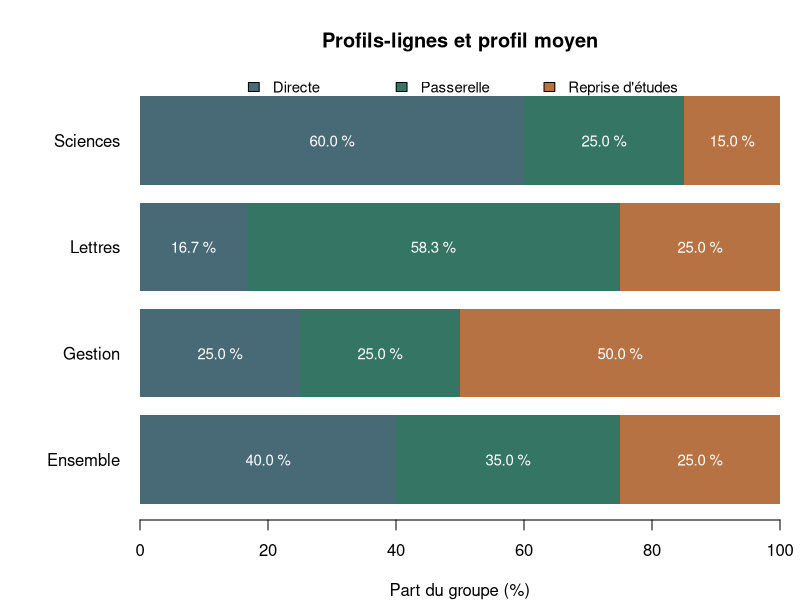
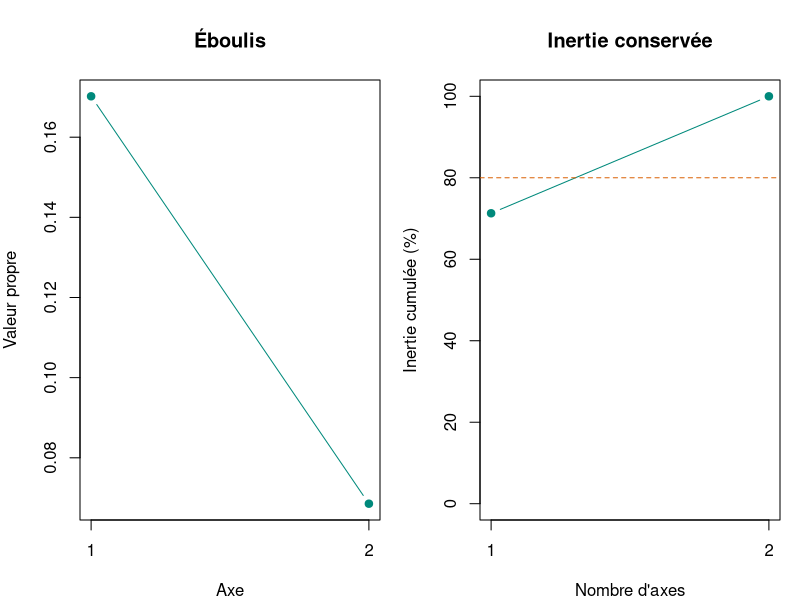
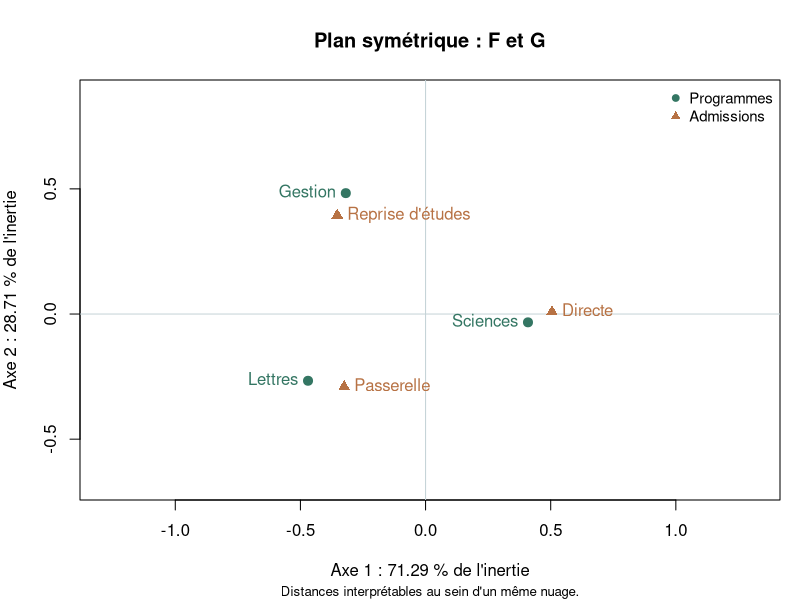
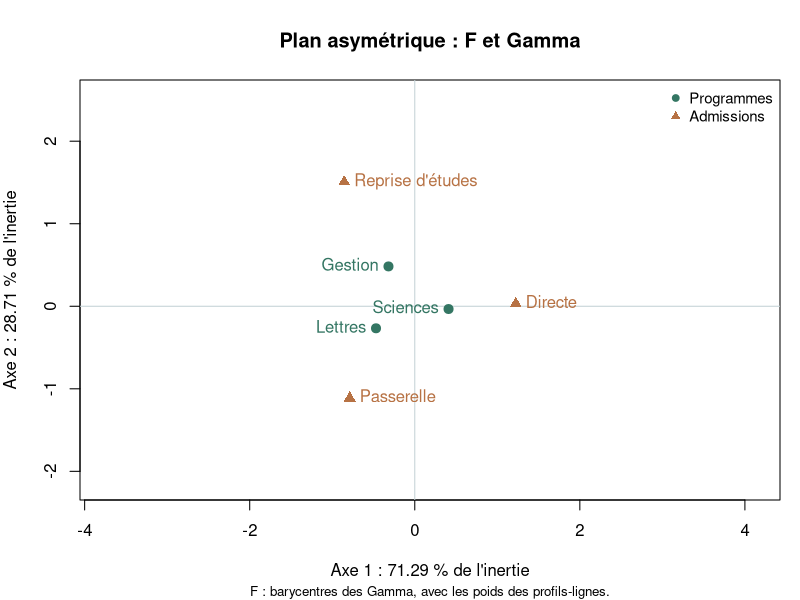
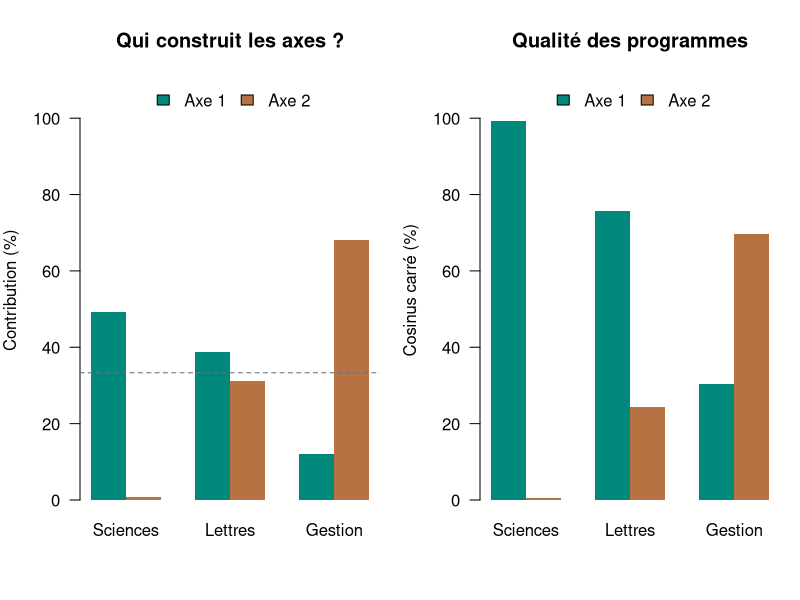

These charts were generated, in order, by the following R code:
# Analyse factorielle des correspondances (AFC) — STT-2200
#
# Correspondance avec les notations du cours :
# N = effectifs, P = frequences, r/c = masses_lignes/masses_colonnes,
# S = residus_standardises, sigma = valeurs_singulieres,
# lambda = valeurs_propres, F/G = coord_lignes/coord_colonnes,
# Coordonnées standard : Phi/Gamma = standard_lignes/standard_colonnes.


# 0. FONCTIONS DE CALCUL ----------------------------------------------------

calculer_afc <- function(effectifs, tolerance = 1e-12) {
  effectifs <- as.matrix(effectifs)

  totaux_lignes <- rowSums(effectifs)
  totaux_colonnes <- colSums(effectifs)
  if (is.null(rownames(effectifs))) {
    rownames(effectifs) <- paste0("ligne_", seq_len(nrow(effectifs)))
  }
  if (is.null(colnames(effectifs))) {
    colnames(effectifs) <- paste0("colonne_", seq_len(ncol(effectifs)))
  }

  n <- sum(effectifs)
  frequences <- effectifs / n
  masses_lignes <- rowSums(frequences)
  masses_colonnes <- colSums(frequences)
  profils_lignes <- sweep(frequences, 1, masses_lignes, "/")
  # Les profils-colonnes restent rangés en colonnes : chacune somme à 1.
  profils_colonnes <- sweep(frequences, 2, masses_colonnes, "/")
  independance <- outer(masses_lignes, masses_colonnes)
  attendus <- n * independance
  residus_standardises <- (frequences - independance) / sqrt(independance)
  inertie_totale <- sum(residus_standardises^2)
  chi_deux <- sum((effectifs - attendus)^2 / attendus)

  # S = U D V^t. Les valeurs singulières numériquement nulles sont exclues.
  decomposition <- svd(residus_standardises)
  axes <- which(decomposition$d > tolerance)
  valeurs_singulieres <- decomposition$d[axes]
  valeurs_propres <- valeurs_singulieres^2
  vecteurs_lignes <- decomposition$u[, axes, drop = FALSE]
  vecteurs_colonnes <- decomposition$v[, axes, drop = FALSE]
  # Même orientation que les figures du chapitre : plus grand |U_ik| positif.
  # Le signe est arbitraire, mais doit changer dans les deux nuages ensemble.
  for (k in seq_along(axes)) {
    ancre <- which.max(abs(vecteurs_lignes[, k]))
    signe <- sign(vecteurs_lignes[ancre, k])
    vecteurs_lignes[, k] <- signe * vecteurs_lignes[, k]
    vecteurs_colonnes[, k] <- signe * vecteurs_colonnes[, k]
  }
  standard_lignes <- sweep(vecteurs_lignes, 1, sqrt(masses_lignes), "/")
  standard_colonnes <- sweep(
    vecteurs_colonnes, 1, sqrt(masses_colonnes), "/"
  )
  noms_axes <- if (length(axes)) {
    paste0("axe_", seq_along(axes))
  } else {
    character()
  }
  dimnames(standard_lignes) <- list(rownames(effectifs), noms_axes)
  dimnames(standard_colonnes) <- list(colnames(effectifs), noms_axes)
  coord_lignes <- sweep(standard_lignes, 2, valeurs_singulieres, "*")
  coord_colonnes <- sweep(standard_colonnes, 2, valeurs_singulieres, "*")

  # Distances au carré au profil moyen, calculées avant toute projection.
  ecarts_lignes <- sweep(profils_lignes, 2, masses_colonnes, "-")
  ecarts_colonnes <- sweep(profils_colonnes, 1, masses_lignes, "-")
  distance2_lignes <- rowSums(
    sweep(ecarts_lignes^2, 2, masses_colonnes, "/")
  )
  distance2_colonnes <- colSums(
    sweep(ecarts_colonnes^2, 1, masses_lignes, "/")
  )
  # ctr_ik = r_i F_ik^2 / lambda_k = r_i Phi_ik^2.
  contributions_lignes <- sweep(standard_lignes^2, 1, masses_lignes, "*")
  contributions_colonnes <- sweep(
    standard_colonnes^2, 1, masses_colonnes, "*"
  )
  qualite <- function(coordonnees, distance2) {
    resultat <- matrix(
      NA_real_, nrow(coordonnees), ncol(coordonnees),
      dimnames = dimnames(coordonnees)
    )
    hors_centre <- distance2 > tolerance^2
    resultat[hors_centre, ] <- sweep(
      coordonnees[hors_centre, , drop = FALSE]^2,
      1, distance2[hors_centre], "/"
    )
    # Au centre, cos² = 0/0 : conserver NA, plutôt que simuler une qualité.
    resultat
  }

  list(
    effectifs = effectifs, n = n, frequences = frequences,
    masses_lignes = masses_lignes, masses_colonnes = masses_colonnes,
    profils_lignes = profils_lignes, profils_colonnes = profils_colonnes,
    independance = independance, attendus = attendus,
    residus_standardises = residus_standardises,
    inertie_totale = inertie_totale, chi_deux = chi_deux,
    rang = length(axes), valeurs_singulieres = valeurs_singulieres,
    valeurs_propres = valeurs_propres,
    coord_lignes = coord_lignes, coord_colonnes = coord_colonnes,
    standard_lignes = standard_lignes, standard_colonnes = standard_colonnes,
    distance2_lignes = distance2_lignes,
    distance2_colonnes = distance2_colonnes,
    contributions_lignes = contributions_lignes,
    contributions_colonnes = contributions_colonnes,
    cos2_lignes = qualite(coord_lignes, distance2_lignes),
    cos2_colonnes = qualite(coord_colonnes, distance2_colonnes)
  )
}

choisir_axes_afc <- function(afc, seuil = 0.80) {
  stopifnot(length(seuil) == 1L, is.finite(seuil), seuil > 0, seuil <= 1)
  if (afc$rang == 0L) return(0L)
  cumul <- cumsum(afc$valeurs_propres) / sum(afc$valeurs_propres)
  which(cumul >= seuil - 10 * .Machine$double.eps)[1]
}

projeter_profils_afc <- function(afc, profils) {
  if (is.null(dim(profils))) profils <- rbind(supplementaire = profils)
  profils <- as.matrix(profils)
  categories <- colnames(afc$effectifs)
  if (!is.numeric(profils) || any(!is.finite(profils)) || any(profils < 0)) {
    stop("Les profils doivent être numériques, finis et non négatifs.")
  }
  if (is.null(colnames(profils)) || anyDuplicated(colnames(profils)) ||
        !setequal(colnames(profils), categories)) {
    stop("Nommer les colonnes avec exactement les catégories du tableau.")
  }
  if (any(abs(rowSums(profils) - 1) > 1e-10)) {
    stop("Chaque profil supplémentaire doit sommer à 1.")
  }
  # Aligner par noms, même si l'utilisateur a fourni un ordre différent.
  profils[, categories, drop = FALSE] %*% afc$standard_colonnes
}

proches <- function(x, y, tolerance = 1e-9) {
  identical(dim(x), dim(y)) && length(x) == length(y) &&
    all(abs(x - y) < tolerance)
}


# 1. TABLEAU DE CONTINGENCE ET PROFILS -------------------------------------

effectifs <- matrix(
  c(60, 25, 15, 10, 35, 15, 10, 10, 20), nrow = 3, byrow = TRUE,
  dimnames = list(
    programme = c("Sciences", "Lettres", "Gestion"),
    admission = c("Directe", "Passerelle", "Reprise d'études")
  )
)
afc <- calculer_afc(effectifs)
cat("\n1. Exemple : programme et type d'admission\n")
print(addmargins(effectifs))
cat("Profils-lignes (%) : répartition des admissions dans un programme\n")
print(round(100 * afc$profils_lignes, 2))
cat("Profils-colonnes (%) : programmes pour un type d'admission\n")
print(round(100 * afc$profils_colonnes, 2))
cat("Masses des programmes, puis des admissions :\n")
print(afc$masses_lignes)
print(afc$masses_colonnes)

# Les centres sont des moyennes pondérées, pas des moyennes simples.
profil_moyen_lignes <- drop(
  afc$masses_lignes %*% afc$profils_lignes
)
profil_moyen_colonnes <- drop(
  afc$profils_colonnes %*% afc$masses_colonnes
)


# 2. INDÉPENDANCE ET ASSOCIATIONS ------------------------------------------

cat("\n2. Effectifs attendus sous l'indépendance\n")
print(afc$attendus)
rapports <- effectifs / afc$attendus
cat("Rapports observé / attendu : > 1 surreprésenté, < 1 sous-représenté\n")
print(round(rapports, 3))
# Sciences / Directe : 60 / 40 = 1,5.
# Sciences / Reprise d'études : 15 / 25 = 0,6.
# Gestion / Reprise d'études : 20 / 10 = 2.
# Une association se mesure par rapport aux marges, pas par un effectif seul.


# 3. DISTANCE DU CHI-DEUX ET INERTIE ----------------------------------------

# dist() est euclidienne : diviser d'abord chaque composante du profil par
# la racine de sa masse permet d'obtenir la distance du chi-deux.
distance2_lignes <- as.matrix(dist(sweep(
  afc$profils_lignes, 2, sqrt(afc$masses_colonnes), "/"
)))^2
distance2_colonnes <- as.matrix(dist(t(sweep(
  afc$profils_colonnes, 1, sqrt(afc$masses_lignes), "/"
))))^2
cat("\n3. Distances du chi-deux au carré entre programmes\n")
print(round(distance2_lignes, 5))
cat("Même écart de proportion, poids différents :\n")
print(c(directe = 0.10^2 / 0.40, reprise = 0.10^2 / 0.25))

inertie_lignes <- sum(afc$masses_lignes * afc$distance2_lignes)
inertie_colonnes <- sum(afc$masses_colonnes * afc$distance2_colonnes)
print(c(
  chi_deux = afc$chi_deux, chi_deux_sur_n = afc$chi_deux / afc$n,
  inertie_lignes = inertie_lignes, inertie_colonnes = inertie_colonnes
))

# Les deux nuages décrivent la même inertie. Ne pas les additionner.
# L'AFC est descriptive : aucune valeur p n'est interprétée ici.


# 4. MATRICE STANDARDISÉE ET CHOIX DES AXES ---------------------------------

cat("\n4. Matrice S des écarts standardisés à l'indépendance\n")
print(round(afc$residus_standardises, 5))
inerties <- data.frame(
  axe = seq_len(afc$rang), valeur_propre = afc$valeurs_propres,
  pourcentage = 100 * afc$valeurs_propres / afc$inertie_totale,
  cumul = 100 * cumsum(afc$valeurs_propres) / afc$inertie_totale
)
print(inerties, row.names = FALSE, digits = 6)
q_80 <- choisir_axes_afc(afc, seuil = 0.80)
cat("Nombre d'axes pour au moins 80 % de l'inertie :", q_80, "\n")

# Un tableau 3 x 3 possède au plus deux axes non triviaux.
# Le plan restitue ici 100 % de l'inertie, pas une association parfaite.
# La règle de Kaiser (valeur propre > 1) de l'ACP normée ne s'applique pas.
# Ne pas appeler scale(effectifs) avant l'AFC : les masses font la pondération.


# 5. COORDONNÉES ET GÉOMÉTRIE ----------------------------------------------

cat("\n5. Coordonnées principales F (programmes) et G (admissions)\n")
print(round(afc$coord_lignes, 5))
print(round(afc$coord_colonnes, 5))
cat("Coordonnées standard Gamma des admissions :\n")
print(round(afc$standard_colonnes, 5))

# Les transitions sont des barycentres entre coordonnées principales d'un
# nuage et coordonnées standard de l'autre, pas entre F et G directement.
barycentres_lignes <- afc$profils_lignes %*% afc$standard_colonnes
barycentres_colonnes <- t(afc$profils_colonnes) %*% afc$standard_lignes

cat("Barycentre de Sciences sur l'axe 1 :\n")
print(sum(
  afc$profils_lignes["Sciences", ] * afc$standard_colonnes[, 1]
))

# Avec tous les axes, somme_k F_ik G_jk / sigma_k = p_ij / (r_i c_j) - 1.
association_reconstruite <- tcrossprod(
  afc$coord_lignes, afc$standard_colonnes
)
# La distance entre un programme et une admission ne mesure pas leur
# association, même sur ce plan complet. Revenir aux rapports observé/attendu.


# 6. CONTRIBUTIONS ET COSINUS CARRÉS ---------------------------------------

diagnostics_lignes <- data.frame(
  programme = rownames(effectifs), masse = afc$masses_lignes,
  contribution_axe_1 = 100 * afc$contributions_lignes[, 1],
  contribution_axe_2 = 100 * afc$contributions_lignes[, 2],
  qualite_axe_1 = 100 * afc$cos2_lignes[, 1],
  qualite_axe_2 = 100 * afc$cos2_lignes[, 2],
  qualite_plan = 100 * rowSums(afc$cos2_lignes), row.names = NULL
)
cat("\n6. Diagnostics des programmes (contributions et qualités en %)\n")
print(diagnostics_lignes, digits = 4, row.names = FALSE)
cat("Contributions des admissions (%) :\n")
print(round(100 * afc$contributions_colonnes, 1))
cat("Qualités des admissions (%) :\n")
print(round(100 * afc$cos2_colonnes, 1))
# Contribution : qui construit l'axe ? Qualité : que voit-on de ce point ?
# Les contributions somment à 100 % par axe, séparément pour chaque nuage.
# Les cos² somment à 100 % par modalité quand on conserve tous les axes.
# Bien que l'axe 1 porte 71,29 % de l'inertie, il ne restitue que 30,3 % de
# la distance au carré de Gestion à son profil moyen.


# 7. PROFILS SUPPLÉMENTAIRES -----------------------------------------------

profils_supplementaires <- rbind(
  Moyen = c(0.40, 0.35, 0.25), Nouveau = c(0.20, 0.20, 0.60)
)
colnames(profils_supplementaires) <- colnames(effectifs)
coord_supplementaires <- projeter_profils_afc(afc, profils_supplementaires)
cat("\n7. Projections supplémentaires, sans recalculer les axes\n")
print(round(coord_supplementaires, 5))
# Le profil moyen se projette à l'origine. Nouveau est riche en reprises.
# Ces programmes ne participent ni aux axes ni à l'inertie active.
# Pour les rendre actifs, il faudrait ajouter leurs effectifs et refaire l'AFC.





# 9. COMPARAISON FACULTATIVE AVEC FACTOMINER --------------------------------

afc_logiciel <- FactoMineR::CA(effectifs, ncp = afc$rang, graph = FALSE)


# 10. GRAPHIQUES POUR LE COURS ---------------------------------------------

tracer_profils_afc <- function(afc) {
  ancien_par <- par(mar = c(4, 7, 4, 1))
  on.exit(par(ancien_par))
  profils <- rbind(afc$profils_lignes, Ensemble = afc$masses_colonnes)
  profils <- profils[rev(seq_len(nrow(profils))), , drop = FALSE]
  couleurs <- c("#486976", "#347663", "#b77244")
  milieux <- barplot(
    t(100 * profils), horiz = TRUE, las = 1, xlim = c(0, 100),
    col = couleurs, border = NA, xlab = "Part du groupe (%)",
    main = "Profils-lignes et profil moyen"
  )
  for (i in seq_len(nrow(profils))) {
    positions <- 100 * (cumsum(profils[i, ]) - profils[i, ] / 2)
    text(
      positions, rep(milieux[i], ncol(profils)),
      labels = sprintf("%.1f %%", 100 * profils[i, ]), col = "white", cex = 0.9
    )
  }
  legend(
    "top", legend = colnames(profils), fill = couleurs, horiz = TRUE,
    inset = c(0, -0.025), xpd = NA, bty = "n", cex = 0.9
  )
}

tracer_inertie_afc <- function(afc) {
  if (afc$rang == 0L) stop("Aucune inertie à représenter.")
  ancien_par <- par(mfrow = c(1, 2), mar = c(4, 4, 4, 1))
  on.exit(par(ancien_par))
  axes <- seq_len(afc$rang)
  plot(
    axes, afc$valeurs_propres, type = "b", pch = 19, col = "#00897b",
    xaxt = "n", xlab = "Axe", ylab = "Valeur propre", main = "Éboulis"
  )
  axis(1, at = axes)
  plot(
    axes, 100 * cumsum(afc$valeurs_propres) / afc$inertie_totale,
    type = "b", pch = 19, col = "#00897b", xaxt = "n", ylim = c(0, 100),
    xlab = "Nombre d'axes", ylab = "Inertie cumulée (%)",
    main = "Inertie conservée"
  )
  axis(1, at = axes)
  abline(h = 80, lty = 2, col = "#d95f02")
}

tracer_plan_afc <- function(afc, asymetrique = FALSE, profils_sup = NULL) {
  if (afc$rang < 2L) stop("Il faut au moins deux axes pour tracer un plan.")
  ancien_par <- par(mar = c(5, 4, 4, 1))
  on.exit(par(ancien_par))
  lignes <- afc$coord_lignes[, 1:2, drop = FALSE]
  colonnes <- if (asymetrique) afc$standard_colonnes else afc$coord_colonnes
  colonnes <- colonnes[, 1:2, drop = FALSE]
  supplement <- if (is.null(profils_sup)) {
    NULL
  } else {
    projeter_profils_afc(afc, profils_sup)[, 1:2, drop = FALSE]
  }
  ensemble <- rbind(lignes, colonnes, supplement)
  marge <- 0.4 * max(apply(ensemble, 2, function(x) diff(range(x))))
  parts <- 100 * afc$valeurs_propres / afc$inertie_totale
  titre <- if (asymetrique) {
    "Plan asymétrique : F et Gamma"
  } else {
    "Plan symétrique : F et G"
  }
  plot(
    ensemble, type = "n", asp = 1,
    xlim = range(ensemble[, 1]) + c(-marge, marge),
    ylim = range(ensemble[, 2]) + c(-marge, marge),
    xlab = sprintf("Axe 1 : %.2f %% de l'inertie", parts[1]),
    ylab = sprintf("Axe 2 : %.2f %% de l'inertie", parts[2]), main = titre
  )
  abline(h = 0, v = 0, col = "#c4d2d6")
  points(lignes, pch = 19, col = "#347663", cex = 1.2)
  points(colonnes, pch = 17, col = "#b77244", cex = 1.2)
  text(lignes, labels = rownames(lignes), pos = 2, col = "#347663")
  text(colonnes, labels = rownames(colonnes), pos = 4, col = "#b77244")
  legend(
    "topright", c("Programmes", "Admissions"), pch = c(19, 17),
    col = c("#347663", "#b77244"), bty = "n", cex = 0.9
  )
  if (!is.null(supplement)) {
    points(supplement, pch = 8, col = "#7570b3", cex = 1.3)
    text(
      supplement, labels = rownames(supplement), pos = 3,
      col = "#7570b3", cex = 0.9
    )
  }
  legende <- if (asymetrique) {
    "F : barycentres des Gamma, avec les poids des profils-lignes."
  } else {
    "Distances interprétables au sein d'un même nuage."
  }
  mtext(legende, side = 1, line = 4, cex = 0.8)
}

tracer_diagnostics_afc <- function(afc) {
  if (afc$rang < 2L) stop("Ce graphique du cours compare deux axes.")
  ancien_par <- par(mfrow = c(1, 2), mar = c(5, 4, 4, 1))
  on.exit(par(ancien_par))
  couleurs <- c("#00897b", "#b77244")
  barplot(
    t(100 * afc$contributions_lignes[, 1:2]), beside = TRUE,
    col = couleurs, border = NA, ylim = c(0, 110), ylab = "Contribution (%)",
    main = "Qui construit les axes ?", las = 1
  )
  abline(h = 100 / nrow(afc$effectifs), lty = 2, col = "#60747d")
  legend("top", c("Axe 1", "Axe 2"), fill = couleurs, bty = "n", horiz = TRUE)
  barplot(
    t(100 * afc$cos2_lignes[, 1:2]), beside = TRUE,
    col = couleurs, border = NA, ylim = c(0, 110), ylab = "Cosinus carré (%)",
    main = "Qualité des programmes", las = 1
  )
  legend("top", c("Axe 1", "Axe 2"), fill = couleurs, bty = "n", horiz = TRUE)
}

tracer_cours_afc <- function(afc) {
  tracer_profils_afc(afc)
  tracer_inertie_afc(afc)
  tracer_plan_afc(afc)
  tracer_plan_afc(afc, asymetrique = TRUE)
  tracer_diagnostics_afc(afc)
}

tracer_cours_afc(afc)
